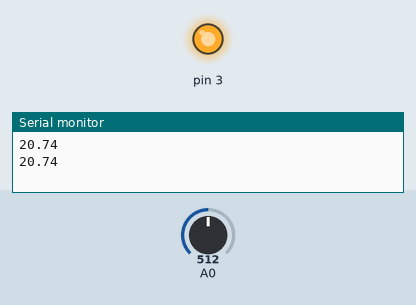
The sketch below on a simulated Arduino Uno, built with avr-gcc and run on an emulated ATmega328P. Parts: output pins drawn as LEDs (lit = HIGH), the last lines printed to the serial monitor. Inputs (shaded band) come from the test bench; at power-on: A0 = 512.

Above: at 1.2 s.
1.3 s: A0 set to 442
2.8 s: A0 set to 422
At 3.1 s:
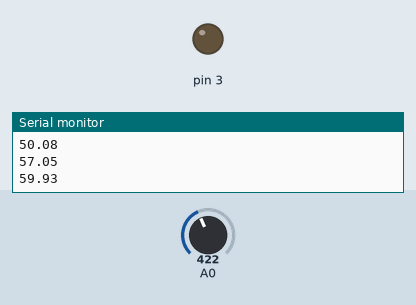
4.3 s: A0 set to 510
At 5.4 s:
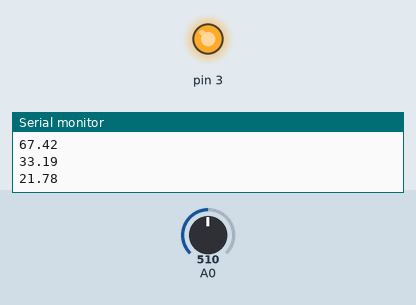
5.8 s: A0 set to 306
At 6.6 s:
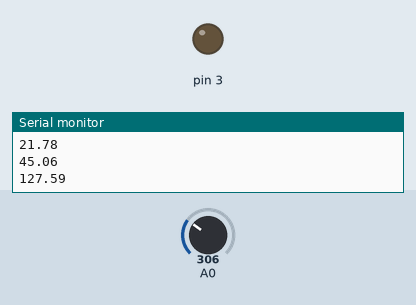
Timing chart, 0 to 8.3 s (numbered marks = the images above; inputs shaded):
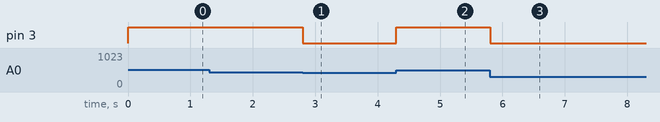

Measured:
- the behaviour switches between 433 and 432 on A0 (found by bisection; images 0 and 1)
- after the input at 2.8 s, pin 3: HIGH → LOW at once
- after the input at 4.3 s, pin 3: LOW → HIGH at once
- after the input at 5.8 s, pin 3: HIGH → LOW at once

The sketch:

Zweipunktregler_mit_Hysterese.ino
```cpp
float x, xSum;
float sollWert = 60; // Hier den Sollwert einstellen
float Hysterese = 4; // Hier den Hysteresewert einstellen


void setup() {
  Serial.begin(9600);
  pinMode(3, OUTPUT);
}

void loop() {
  xSum = 0;
  for (int i = 0; i < 500; i++) {
    x =  -0.518700233* analogRead(A0) + 286.315611679; // Hier die eigene Funktion der Kalibrierung eintragen
    if (x < sollWert - Hysterese / 2)  {
      digitalWrite(3, HIGH);
    }
    if (x > sollWert + Hysterese / 2)  {
      digitalWrite(3, LOW);
    }
    xSum += x;
    delay(1);
  }
  Serial.println(xSum / (500));
}
```
